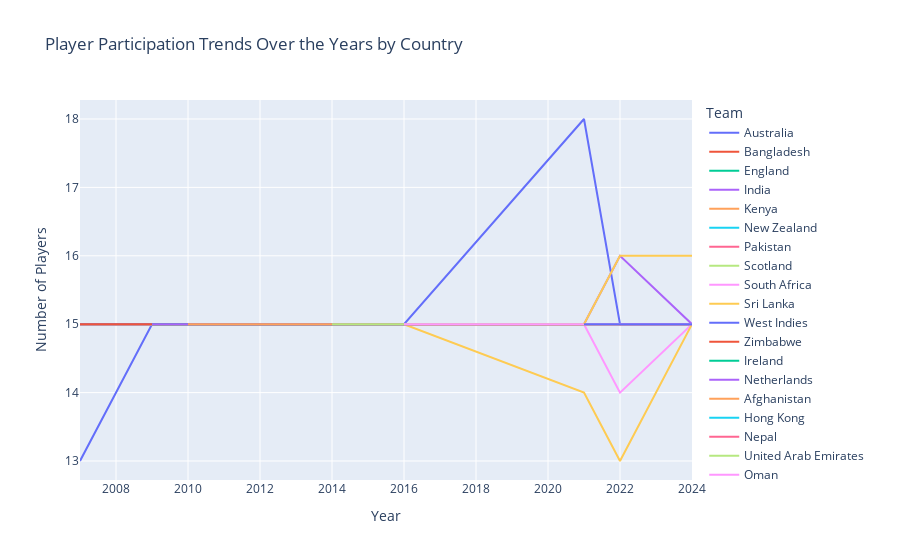

The cell this chart's notebook holds for it:
### Code cell
import plotly.express as px

# Line plot for player participation trends over the years
fig = px.line(player_participation_trends, 
              x='Year', 
              y='Player Count', 
              color='Team', 
              title='Player Participation Trends Over the Years by Country',
              labels={'Player Count': 'Number of Players', 'Year': 'Year'},
              template='plotly')

# Show the interactive plot
fig.show()

### Figure 1 — Plotly figure (JSON) as saved in the notebook; plotly's stock layout.template omitted (floating-point values rounded to 4 significant figures)
{"data": [{"hovertemplate": "Team=Australia<br>Year=%{x}<br>Number of Players=%{y}<extra></extra>", "legendgroup": "Australia", "line": {"color": "#636efa", "dash": "solid"}, "marker": {"symbol": "circle"}, "mode": "lines", "name": "Australia", "orientation": "v", "showlegend": true, "type": "scatter", "x": [2007, 2009, 2010, 2012, 2014, 2016, 2021, 2022, 2024], "xaxis": "x", "y": [13, 15, 15, 15, 15, 15, 18, 15, 15], "yaxis": "y"}, {"hovertemplate": "Team=Bangladesh<br>Year=%{x}<br>Number of Players=%{y}<extra></extra>", "legendgroup": "Bangladesh", "line": {"color": "#EF553B", "dash": "solid"}, "marker": {"symbol": "circle"}, "mode": "lines", "name": "Bangladesh", "orientation": "v", "showlegend": true, "type": "scatter", "x": [2007, 2009, 2010, 2012, 2014, 2016, 2021, 2022, 2024], "xaxis": "x", "y": [15, 15, 15, 15, 15, 15, 15, 15, 15], "yaxis": "y"}, {"hovertemplate": "Team=England<br>Year=%{x}<br>Number of Players=%{y}<extra></extra>", "legendgroup": "England", "line": {"color": "#00cc96", "dash": "solid"}, "marker": {"symbol": "circle"}, "mode": "lines", "name": "England", "orientation": "v", "showlegend": true, "type": "scatter", "x": [2007, 2009, 2010, 2012, 2014, 2016, 2021, 2022, 2024], "xaxis": "x", "y": [15, 15, 15, 15, 15, 15, 15, 15, 15], "yaxis": "y"}, {"hovertemplate": "Team=India<br>Year=%{x}<br>Number of Players=%{y}<extra></extra>", "legendgroup": "India", "line": {"color": "#ab63fa", "dash": "solid"}, "marker": {"symbol": "circle"}, "mode": "lines", "name": "India", "orientation": "v", "showlegend": true, "type": "scatter", "x": [2007, 2009, 2010, 2012, 2014, 2016, 2021, 2022, 2024], "xaxis": "x", "y": [15, 15, 15, 15, 15, 15, 15, 15, 15], "yaxis": "y"}, {"hovertemplate": "Team=Kenya<br>Year=%{x}<br>Number of Players=%{y}<extra></extra>", "legendgroup": "Kenya", "line": {"color": "#FFA15A", "dash": "solid"}, "marker": {"symbol": "circle"}, "mode": "lines", "name": "Kenya", "orientation": "v", "showlegend": true, "type": "scatter", "x": [2007], "xaxis": "x", "y": [15], "yaxis": "y"}, {"hovertemplate": "Team=New Zealand<br>Year=%{x}<br>Number of Players=%{y}<extra></extra>", "legendgroup": "New Zealand", "line": {"color": "#19d3f3", "dash": "solid"}, "marker": {"symbol": "circle"}, "mode": "lines", "name": "New Zealand", "orientation": "v", "showlegend": true, "type": "scatter", "x": [2007, 2009, 2010, 2012, 2014, 2016, 2021, 2022, 2024], "xaxis": "x", "y": [15, 15, 15, 15, 15, 15, 15, 15, 15], "yaxis": "y"}, {"hovertemplate": "Team=Pakistan<br>Year=%{x}<br>Number of Players=%{y}<extra></extra>", "legendgroup": "Pakistan", "line": {"color": "#FF6692", "dash": "solid"}, "marker": {"symbol": "circle"}, "mode": "lines", "name": "Pakistan", "orientation": "v", "showlegend": true, "type": "scatter", "x": [2007, 2009, 2010, 2012, 2014, 2016, 2021, 2022, 2024], "xaxis": "x", "y": [15, 15, 15, 15, 15, 15, 15, 15, 15], "yaxis": "y"}, {"hovertemplate": "Team=Scotland<br>Year=%{x}<br>Number of Players=%{y}<extra></extra>", "legendgroup": "Scotland", "line": {"color": "#B6E880", "dash": "solid"}, "marker": {"symbol": "circle"}, "mode": "lines", "name": "Scotland", "orientation": "v", "showlegend": true, "type": "scatter", "x": [2007, 2009, 2016, 2021, 2022, 2024], "xaxis": "x", "y": [15, 15, 15, 15, 15, 15], "yaxis": "y"}, {"hovertemplate": "Team=South Africa<br>Year=%{x}<br>Number of Players=%{y}<extra></extra>", "legendgroup": "South Africa", "line": {"color": "#FF97FF", "dash": "solid"}, "marker": {"symbol": "circle"}, "mode": "lines", "name": "South Africa", "orientation": "v", "showlegend": true, "type": "scatter", "x": [2007, 2009, 2010, 2012, 2014, 2016, 2021, 2022, 2024], "xaxis": "x", "y": [15, 15, 15, 15, 15, 15, 15, 14, 15], "yaxis": "y"}, {"hovertemplate": "Team=Sri Lanka<br>Year=%{x}<br>Number of Players=%{y}<extra></extra>", "legendgroup": "Sri Lanka", "line": {"color": "#FECB52", "dash": "solid"}, "marker": {"symbol": "circle"}, "mode": "lines", "name": "Sri Lanka", "orientation": "v", "showlegend": true, "type": "scatter", "x": [2007, 2009, 2010, 2012, 2014, 2016, 2021, 2022, 2024], "xaxis": "x", "y": [15, 15, 15, 15, 15, 15, 14, 13, 15], "yaxis": "y"}, {"hovertemplate": "Team=West Indies<br>Year=%{x}<br>Number of Players=%{y}<extra></extra>", "legendgroup": "West Indies", "line": {"color": "#636efa", "dash": "solid"}, "marker": {"symbol": "circle"}, "mode": "lines", "name": "West Indies", "orientation": "v", "showlegend": true, "type": "scatter", "x": [2007, 2009, 2010, 2012, 2014, 2016, 2021, 2022, 2024], "xaxis": "x", "y": [15, 15, 15, 15, 15, 15, 15, 15, 15], "yaxis": "y"}, {"hovertemplate": "Team=Zimbabwe<br>Year=%{x}<br>Number of Players=%{y}<extra></extra>", "legendgroup": "Zimbabwe", "line": {"color": "#EF553B", "dash": "solid"}, "marker": {"symbol": "circle"}, "mode": "lines", "name": "Zimbabwe", "orientation": "v", "showlegend": true, "type": "scatter", "x": [2007, 2010, 2012, 2014, 2016, 2022], "xaxis": "x", "y": [15, 15, 15, 15, 15, 15], "yaxis": "y"}, {"hovertemplate": "Team=Ireland<br>Year=%{x}<br>Number of Players=%{y}<extra></extra>", "legendgroup": "Ireland", "line": {"color": "#00cc96", "dash": "solid"}, "marker": {"symbol": "circle"}, "mode": "lines", "name": "Ireland", "orientation": "v", "showlegend": true, "type": "scatter", "x": [2009, 2010, 2012, 2014, 2016, 2021, 2022, 2024], "xaxis": "x", "y": [15, 15, 15, 15, 15, 15, 15, 15], "yaxis": "y"}, {"hovertemplate": "Team=Netherlands<br>Year=%{x}<br>Number of Players=%{y}<extra></extra>", "legendgroup": "Netherlands", "line": {"color": "#ab63fa", "dash": "solid"}, "marker": {"symbol": "circle"}, "mode": "lines", "name": "Netherlands", "orientation": "v", "showlegend": true, "type": "scatter", "x": [2009, 2014, 2016, 2021, 2022, 2024], "xaxis": "x", "y": [15, 15, 15, 15, 16, 15], "yaxis": "y"}, {"hovertemplate": "Team=Afghanistan<br>Year=%{x}<br>Number of Players=%{y}<extra></extra>", "legendgroup": "Afghanistan", "line": {"color": "#FFA15A", "dash": "solid"}, "marker": {"symbol": "circle"}, "mode": "lines", "name": "Afghanistan", "orientation": "v", "showlegend": true, "type": "scatter", "x": [2010, 2012, 2014, 2016, 2021, 2022, 2024], "xaxis": "x", "y": [15, 15, 15, 15, 15, 15, 15], "yaxis": "y"}, {"hovertemplate": "Team=Hong Kong<br>Year=%{x}<br>Number of Players=%{y}<extra></extra>", "legendgroup": "Hong Kong", "line": {"color": "#19d3f3", "dash": "solid"}, "marker": {"symbol": "circle"}, "mode": "lines", "name": "Hong Kong", "orientation": "v", "showlegend": true, "type": "scatter", "x": [2014, 2016], "xaxis": "x", "y": [15, 15], "yaxis": "y"}, {"hovertemplate": "Team=Nepal<br>Year=%{x}<br>Number of Players=%{y}<extra></extra>", "legendgroup": "Nepal", "line": {"color": "#FF6692", "dash": "solid"}, "marker": {"symbol": "circle"}, "mode": "lines", "name": "Nepal", "orientation": "v", "showlegend": true, "type": "scatter", "x": [2014, 2024], "xaxis": "x", "y": [15, 15], "yaxis": "y"}, {"hovertemplate": "Team=United Arab Emirates<br>Year=%{x}<br>Number of Players=%{y}<extra></extra>", "legendgroup": "United Arab Emirates", "line": {"color": "#B6E880", "dash": "solid"}, "marker": {"symbol": "circle"}, "mode": "lines", "name": "United Arab Emirates", "orientation": "v", "showlegend": true, "type": "scatter", "x": [2014, 2022], "xaxis": "x", "y": [15, 15], "yaxis": "y"}, {"hovertemplate": "Team=Oman<br>Year=%{x}<br>Number of Players=%{y}<extra></extra>", "legendgroup": "Oman", "line": {"color": "#FF97FF", "dash": "solid"}, "marker": {"symbol": "circle"}, "mode": "lines", "name": "Oman", "orientation": "v", "showlegend": true, "type": "scatter", "x": [2016, 2021, 2024], "xaxis": "x", "y": [15, 15, 15], "yaxis": "y"}, {"hovertemplate": "Team=Namibia<br>Year=%{x}<br>Number of Players=%{y}<extra></extra>", "legendgroup": "Namibia", "line": {"color": "#FECB52", "dash": "solid"}, "marker": {"symbol": "circle"}, "mode": "lines", "name": "Namibia", "orientation": "v", "showlegend": true, "type": "scatter", "x": [2021, 2022, 2024], "xaxis": "x", "y": [15, 16, 16], "yaxis": "y"}, {"hovertemplate": "Team=Papua New Guinea<br>Year=%{x}<br>Number of Players=%{y}<extra></extra>", "legendgroup": "Papua New Guinea", "line": {"color": "#636efa", "dash": "solid"}, "marker": {"symbol": "circle"}, "mode": "lines", "name": "Papua New Guinea", "orientation": "v", "showlegend": true, "type": "scatter", "x": [2021, 2024], "xaxis": "x", "y": [15, 15], "yaxis": "y"}, {"hovertemplate": "Team=Canada<br>Year=%{x}<br>Number of Players=%{y}<extra></extra>", "legendgroup": "Canada", "line": {"color": "#EF553B", "dash": "solid"}, "marker": {"symbol": "circle"}, "mode": "lines", "name": "Canada", "orientation": "v", "showlegend": true, "type": "scatter", "x": [2024], "xaxis": "x", "y": [15], "yaxis": "y"}, {"hovertemplate": "Team=Uganda<br>Year=%{x}<br>Number of Players=%{y}<extra></extra>", "legendgroup": "Uganda", "line": {"color": "#00cc96", "dash": "solid"}, "marker": {"symbol": "circle"}, "mode": "lines", "name": "Uganda", "orientation": "v", "showlegend": true, "type": "scatter", "x": [2024], "xaxis": "x", "y": [15], "yaxis": "y"}, {"hovertemplate": "Team=United States of America<br>Year=%{x}<br>Number of Players=%{y}<extra></extra>", "legendgroup": "United States of America", "line": {"color": "#ab63fa", "dash": "solid"}, "marker": {"symbol": "circle"}, "mode": "lines", "name": "United States of America", "orientation": "v", "showlegend": true, "type": "scatter", "x": [2024], "xaxis": "x", "y": [15], "yaxis": "y"}], "layout": {"autosize": true, "legend": {"title": {"text": "Team"}, "tracegroupgap": 0}, "title": {"text": "Player Participation Trends Over the Years by Country"}, "xaxis": {"anchor": "y", "autorange": true, "domain": [0, 1], "range": [2007, 2024], "title": {"text": "Year"}, "type": "linear"}, "yaxis": {"anchor": "x", "autorange": true, "domain": [0, 1], "range": [12.72, 18.28], "title": {"text": "Number of Players"}, "type": "linear"}}}
